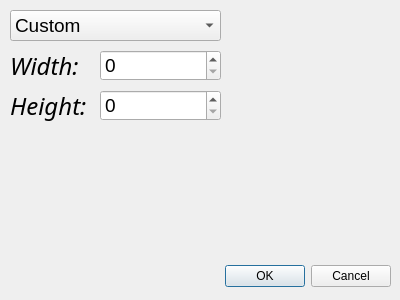
<?xml version="1.0" encoding="UTF-8"?>
<ui version="4.0">
 <class>Dialog</class>
 <widget class="QDialog" name="Dialog">
  <property name="geometry">
   <rect>
    <x>0</x>
    <y>0</y>
    <width>400</width>
    <height>300</height>
   </rect>
  </property>
  <property name="windowTitle">
   <string>Dialog</string>
  </property>
  <widget class="QDialogButtonBox" name="buttonBox">
   <property name="geometry">
    <rect>
     <x>10</x>
     <y>261</y>
     <width>381</width>
     <height>31</height>
    </rect>
   </property>
   <property name="orientation">
    <enum>Qt::Horizontal</enum>
   </property>
   <property name="standardButtons">
    <set>QDialogButtonBox::Cancel|QDialogButtonBox::Ok</set>
   </property>
  </widget>
  <widget class="QLabel" name="label">
   <property name="geometry">
    <rect>
     <x>10</x>
     <y>50</y>
     <width>91</width>
     <height>31</height>
    </rect>
   </property>
   <property name="font">
    <font>
     <family>Century Gothic</family>
     <pointsize>18</pointsize>
     <italic>true</italic>
    </font>
   </property>
   <property name="text">
    <string>Width:</string>
   </property>
  </widget>
  <widget class="QLabel" name="label_2">
   <property name="geometry">
    <rect>
     <x>10</x>
     <y>90</y>
     <width>91</width>
     <height>31</height>
    </rect>
   </property>
   <property name="font">
    <font>
     <family>Century Gothic</family>
     <pointsize>18</pointsize>
     <weight>50</weight>
     <italic>true</italic>
     <bold>false</bold>
     <underline>false</underline>
    </font>
   </property>
   <property name="text">
    <string>Height:</string>
   </property>
  </widget>
  <widget class="QComboBox" name="comboBox">
   <property name="geometry">
    <rect>
     <x>10</x>
     <y>10</y>
     <width>211</width>
     <height>31</height>
    </rect>
   </property>
   <property name="font">
    <font>
     <pointsize>14</pointsize>
     <italic>false</italic>
     <kerning>true</kerning>
    </font>
   </property>
   <item>
    <property name="text">
     <string>Custom</string>
    </property>
   </item>
   <item>
    <property name="text">
     <string>128*128</string>
    </property>
   </item>
  </widget>
  <widget class="QSpinBox" name="spinBox_width">
   <property name="geometry">
    <rect>
     <x>100</x>
     <y>50</y>
     <width>121</width>
     <height>31</height>
    </rect>
   </property>
   <property name="font">
    <font>
     <pointsize>14</pointsize>
    </font>
   </property>
   <property name="minimum">
    <number>0</number>
   </property>
   <property name="maximum">
    <number>999999</number>
   </property>
   <property name="value">
    <number>0</number>
   </property>
  </widget>
  <widget class="QSpinBox" name="spinBox_height">
   <property name="geometry">
    <rect>
     <x>100</x>
     <y>90</y>
     <width>121</width>
     <height>31</height>
    </rect>
   </property>
   <property name="font">
    <font>
     <pointsize>14</pointsize>
    </font>
   </property>
   <property name="maximum">
    <number>999999</number>
   </property>
  </widget>
 </widget>
 <resources/>
 <connections>
  <connection>
   <sender>buttonBox</sender>
   <signal>accepted()</signal>
   <receiver>Dialog</receiver>
   <slot>accept()</slot>
   <hints>
    <hint type="sourcelabel">
     <x>248</x>
     <y>254</y>
    </hint>
    <hint type="destinationlabel">
     <x>157</x>
     <y>274</y>
    </hint>
   </hints>
  </connection>
  <connection>
   <sender>buttonBox</sender>
   <signal>rejected()</signal>
   <receiver>Dialog</receiver>
   <slot>reject()</slot>
   <hints>
    <hint type="sourcelabel">
     <x>316</x>
     <y>260</y>
    </hint>
    <hint type="destinationlabel">
     <x>286</x>
     <y>274</y>
    </hint>
   </hints>
  </connection>
 </connections>
</ui>
